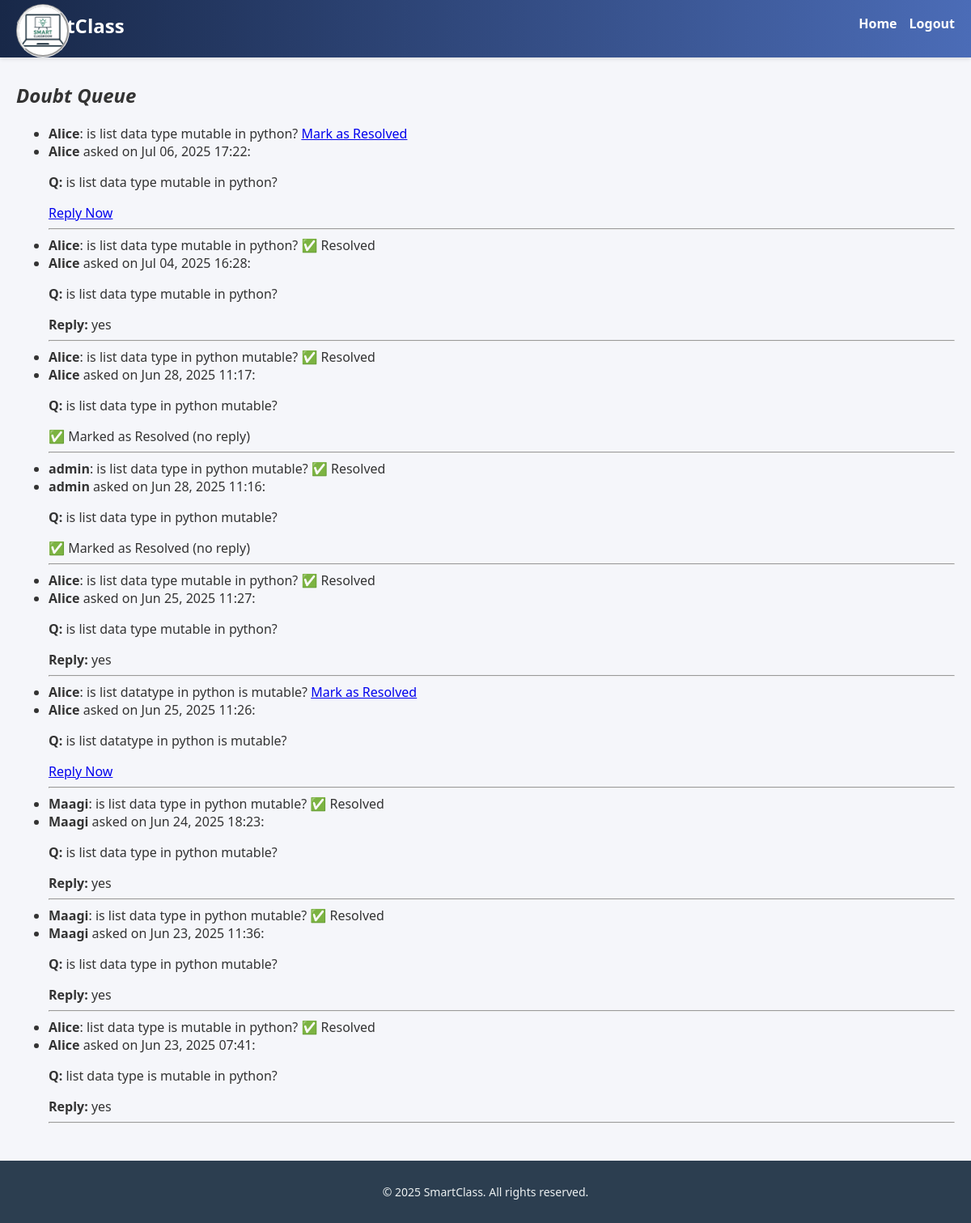
The page /teacher/manage-doubts/ (signed in) on the database as committed earlier.
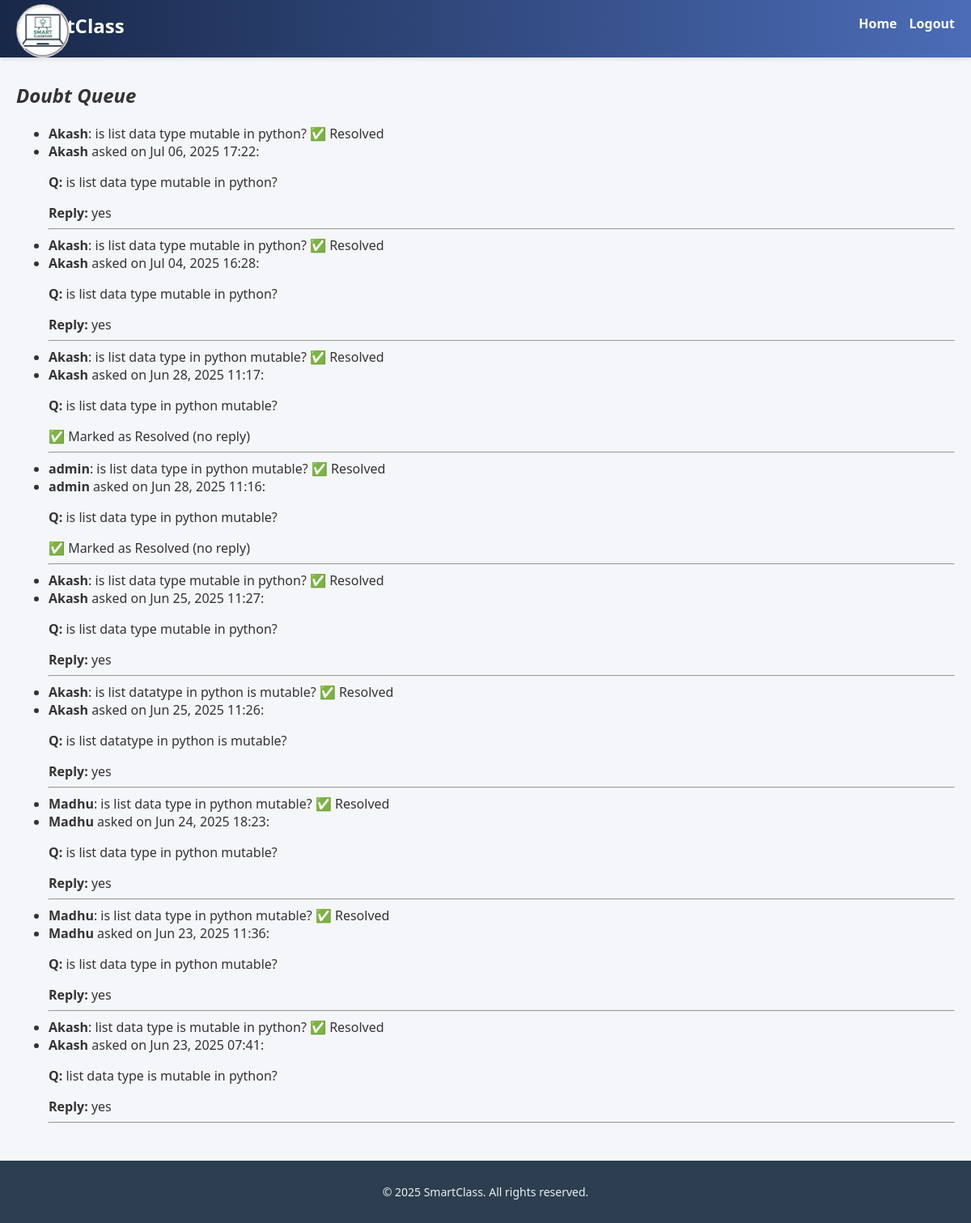
The same page on the database as committed later.
### core/models.py (models this page shows, shortened)
class Doubt(models.Model):
    student = models.ForeignKey(User, on_delete=models.CASCADE, related_name='doubts')
    teacher = models.ForeignKey(User, on_delete=models.CASCADE, related_name='assigned_doubts')
    question = models.TextField()
    reply = models.TextField(blank=True, null=True)
    created_at = models.DateTimeField(auto_now_add=True)
    is_resolved = models.BooleanField(default=False)

### core/views.py (the view)
# urls.py: path('teacher/manage-doubts/', views.manage_doubts, name='manage_doubts'),
@login_required
def manage_doubts(request):
    doubts = Doubt.objects.all().order_by('-created_at')
    return render(request, 'core/manage_doubts.html', {'doubts': doubts})

### core/templates/core/manage_doubts.html
{% extends "core/base.html" %}
{% block content %}
<h2 style="margin-top: 0%;font-style:italic ;">Doubt Queue</h2>
<ul>
  {% for doubt in doubts %}
    <li>
      <strong>{{ doubt.student.username }}</strong>: {{ doubt.question }}
      {% if not doubt.is_resolved %}
        <a href="{% url 'resolve_doubt' doubt.id %}">Mark as Resolved</a>
      {% else %}
        ✅ Resolved
      {% endif %}
    </li>
    <li>
  <strong>{{ doubt.student.username }}</strong> asked on {{ doubt.created_at|date:"M d, Y H:i" }}:<br>
<p class="question"><b>Q: </b>{{ doubt.question }}</p>
  {% if doubt.reply %}
    <strong>Reply:</strong> {{ doubt.reply }}
  {% elif not doubt.is_resolved %}
    <a href="{% url 'reply_doubt' doubt.id %}">Reply Now</a>
  {% else %}
    ✅ Marked as Resolved (no reply)
  {% endif %}
</li><hr>
  {% endfor %}
</ul>
{% endblock %}

### core/templates/core/base.html (shortened to what this page needs)
{% load static %}
<!DOCTYPE html>
<html lang="en">
<head>
    <link rel="stylesheet" href="{% static 'core/css/base.css' %}">
</head>
<body>
    <header class="site-header">
        <div class="container">
        <img src="{% static 'core/images/smartlogo.png' %}" alt="Logo" height="60" width="60" style="border-style: groove;border-radius: 50%;background-color: white; position: fixed; top: 5px; left: 20px; z-index: 10000;">
            <h1 class="site-title">SmartClass</h1>
            <nav>
                <ul class="nav-links">
                    {% if user.is_authenticated %}
                        <li><a href="{% url 'home' %}">Home</a></li>
                        <li><a href="{% url 'logout' %}">Logout</a></li>
                    {% else %}
                        <li><a href="{% url 'login' %}">Login</a></li>
                        <li><a href="{% url 'signup' %}">Register</a></li>
                    {% endif %}
                </ul>
            </nav>
        </div>
    </header>
    <main class="main-content">
        {% block content %}{% endblock %}
    </main>
    <footer class="site-footer">
        <p>&copy; 2025 SmartClass. All rights reserved.</p>
    </footer>
</body>
</html>

### core/static/core/css/base.css (style rules this page uses)
body { margin: 0; padding: 0; font-family: 'Segoe UI', sans-serif; background-color: #f5f6fa; color: #333; }
.container { max-width: 1200px; margin: auto; padding: 0 20px; }
.site-header { background: #4b6cb7; background: linear-gradient(to right, #182848, #4b6cb7); padding: 15px 0; color: #fff; box-shadow: 0 2px 5px rgba(0,0,0,0.1); }
.site-title { margin: 0; font-size: 24px; }
.nav-links { list-style: none; padding: 0; display: flex; gap: 15px; justify-content: flex-end; margin-top: -30px; }
.nav-links li a { color: #fff; text-decoration: none; font-weight: bold; }
.main-content { padding: 30px 20px; min-height: 70vh; }
.site-footer { background-color: #2c3e50; color: #ecf0f1; text-align: center; padding: 15px 0; font-size: 14px; }

Rows that differ between the two databases and show on the page:
changed Doubt "Jul 06, 2025 17:22": student.username "Alice" → "Akash"; reply (not shown) → "yes"; is_resolved "Mark as Resolved" → "✅ Resolved"; reply "Reply Now" → "Reply:"
changed through a linked row, Doubt "Jul 04, 2025 16:28": student.username "Alice" → "Akash"
changed through a linked row, Doubt "Jun 28, 2025 11:17": student.username "Alice" → "Akash"
changed through a linked row, Doubt "Jun 25, 2025 11:27": student.username "Alice" → "Akash"
changed Doubt "is list datatype in python is mutable?": student.username "Alice" → "Akash"; reply (not shown) → "yes"; is_resolved "Mark as Resolved" → "✅ Resolved"; reply "Reply Now" → "Reply:"
changed through a linked row, Doubt "Jun 24, 2025 18:23": student.username "Maagi" → "Madhu"
changed through a linked row, Doubt "Jun 23, 2025 11:36": student.username "Maagi" → "Madhu"
changed through a linked row, Doubt "list data type is mutable in python?": student.username "Alice" → "Akash"
